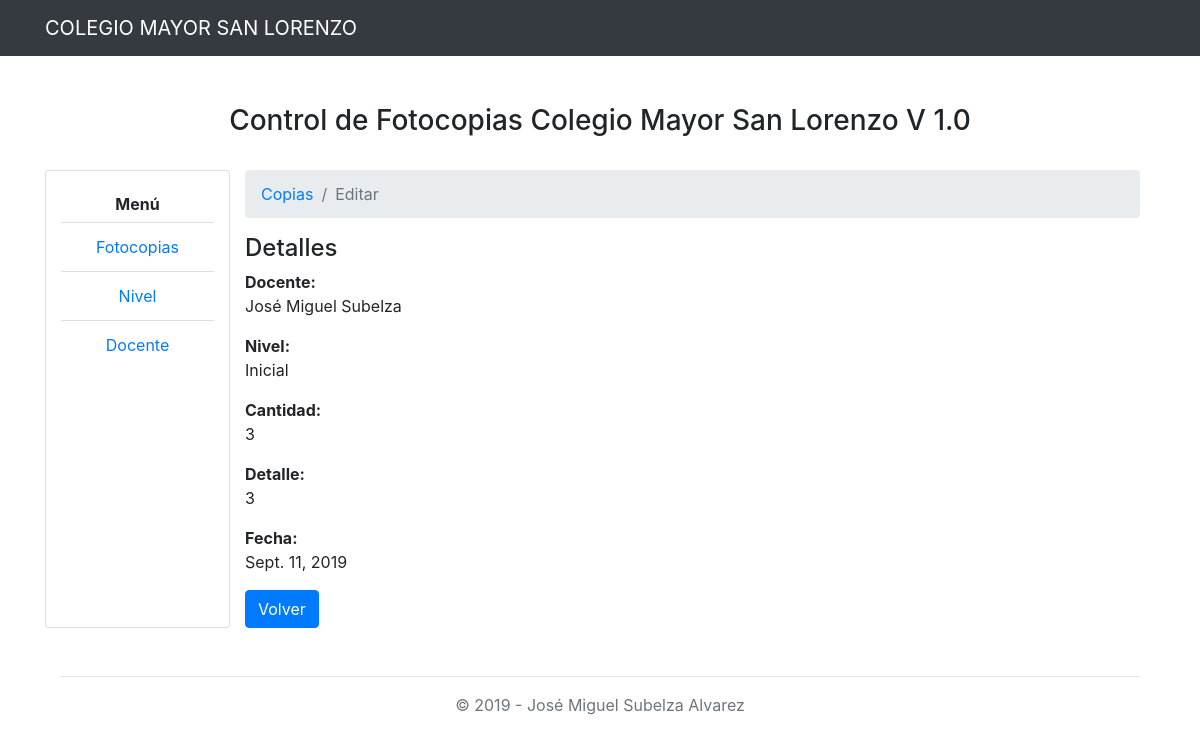
/copia/detalle/11, run on the app's committed database.
### apps/copias/models.py (models this page shows, shortened)
class Copia(models.Model):
    docente = models.ForeignKey(Docente, on_delete=models.CASCADE, verbose_name='Docente', null=False)
    nivel = models.ForeignKey(Nivel, on_delete=models.CASCADE, verbose_name='Nivel', null=False)
    cantidad = models.IntegerField(null=False)
    detalle = models.CharField(null=True, max_length=300)
    fecha = models.DateField(verbose_name='Fecha', null=True)
    class Meta:
        ordering = ('-fecha',)

class Docente(models.Model):
    name = models.CharField(null=False, max_length=150, verbose_name='Nombre completo')
    def __str__(self):
        return '{}'.format(self.name)

class Nivel(models.Model):
    name = models.CharField(null=False, max_length=150, verbose_name='Descripción')
    def __str__(self):
        return '{}'.format(self.name)

### apps/copias/views.py (the view)
# urls.py: path('copia/detalle/<int:pk>', CopiaDetail.as_view(template_name="copia/detalles.html"),
class CopiaDetail(DetailView):
    model = Copia

### templates/copia/detalles.html (shortened to what this page needs)
{% extends 'base/base.html' %}
{% load staticfiles %}
{% load bootstrap4 %}
{% load widget_tweaks %}
{% block content %}
    <main role="main">
        <div class="container text-center mt-5">
            <div class="row mb-4">
                <div class="col-md-12">
                    <h1 style="font-size: 28px;">Control de Fotocopias Colegio Mayor San Lorenzo V 1.0</h1>
                </div>
            </div>
            <div class="row mb-5">
                <div class="card col-md-2">
                    <h6 class="mt-4"><strong>Menú</strong></h6>
                    <ul class="list-group list-group-flush">
                        <li class="list-group-item"><a href="{% url 'copia_lista' %}">Fotocopias</a></li>
                        <li class="list-group-item"><a href="{% url 'nivel_lista' %}">Nivel</a></li>
                        <li class="list-group-item"><a href="{% url 'docente_lista' %}">Docente</a></li>
                    </ul>
                </div>
                <div class="col-md-10">
                    <div class="table-responsive">
                        <nav aria-label="breadcrumb mb-3">
                            <ol class="breadcrumb">
                                <li class="breadcrumb-item"><a href="../">Copias</a></li>
                                <li class="breadcrumb-item active" aria-current="page">Editar</li>
                            </ol>
                        </nav>
                        <div class="formulario" align="left">
                            <h4>Detalles</h4>
                            <p><span class="txt_negrita">Docente:</span> <br> {{ object.docente }}</p>
                            <p><span class="txt_negrita">Nivel:</span> <br> {{ object.nivel }}</p>
                            <p><span class="txt_negrita">Cantidad:</span> <br> {{ object.cantidad }}</p>
                            <p><span class="txt_negrita">Detalle:</span> <br> {{ object.detalle }}</p>
                            <p><span class="txt_negrita">Fecha:</span> <br> {{ object.fecha }}</p>
                            <a href="../" type="submit" class="btn btn-primary">Volver</a>
                        </div>
                    </div>
                </div>
            </div>
            <hr>
        </div>
    </main>
{% endblock %}

### static/css/estilos.css (style rules this page uses)
.txt_negrita { font-weight: bold!important; }

### data on the page
Copia: docente "José Miguel Subelza", nivel "Inicial", cantidad "3", detalle "3", fecha "Sept. 11, 2019"
